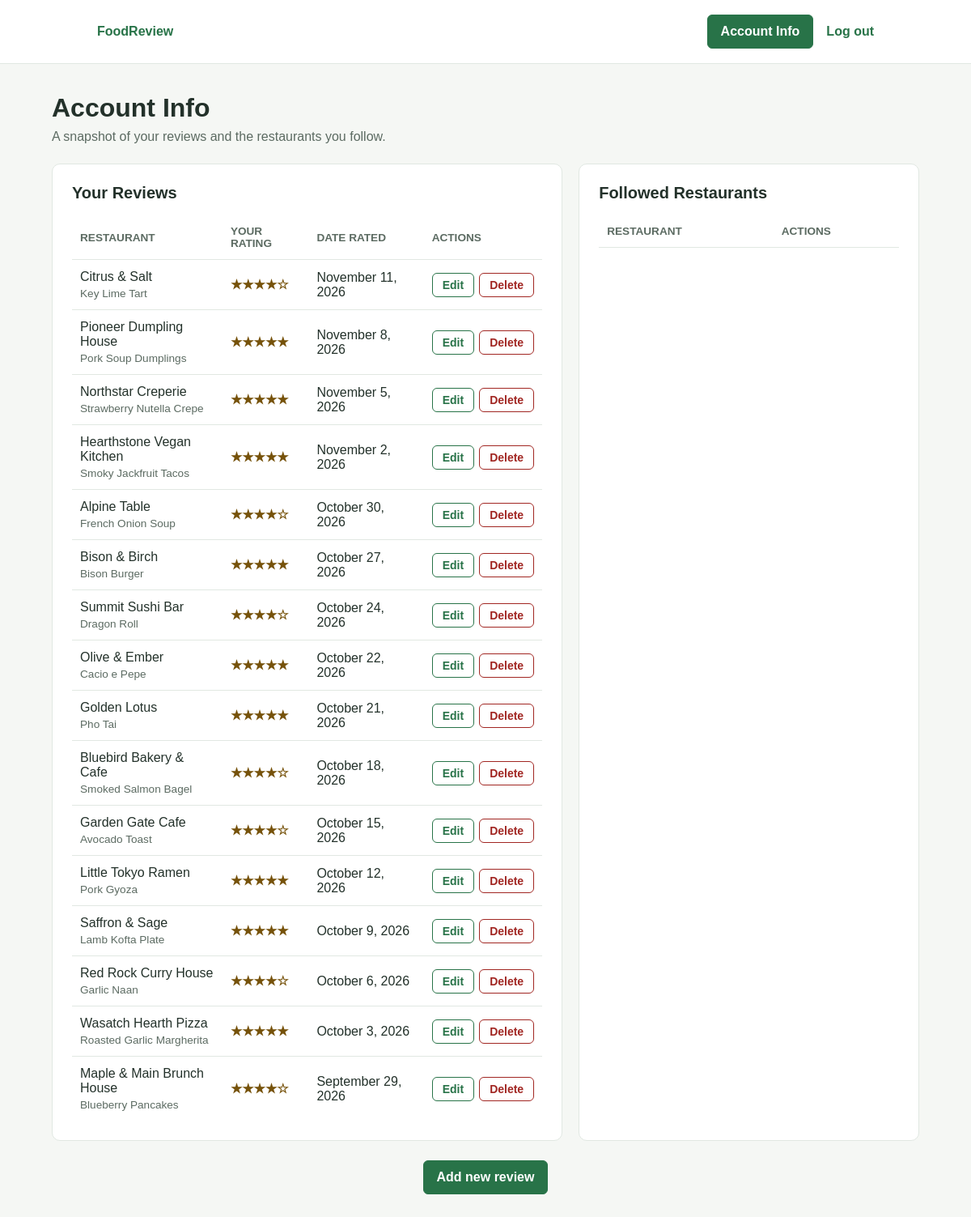
The page /account-info.php (signed in) on the database its author committed.
### tables this page shows
CREATE TABLE review (
    review_id INTEGER PRIMARY KEY,
    user_id INTEGER NOT NULL,
    food_item_id INTEGER NOT NULL,
    rating INTEGER NOT NULL CHECK (rating BETWEEN 1 AND 5),
    comment TEXT,
    created_at TIMESTAMP NOT NULL DEFAULT CURRENT_TIMESTAMP,
    updated_at TIMESTAMP NOT NULL DEFAULT CURRENT_TIMESTAMP,
    FOREIGN KEY (user_id) REFERENCES users (user_id),
    FOREIGN KEY (food_item_id) REFERENCES food_item (food_item_id)
);

CREATE TABLE restaurants (
    restaurant_id INTEGER PRIMARY KEY,
    owner_user_id INTEGER NOT NULL,
    name VARCHAR(255) NOT NULL,
    cuisine_type VARCHAR(100) NOT NULL,
    price_range VARCHAR(50) NOT NULL CHECK (price_range IN ('$', '$$', '$$$', '$$$$')),
    address VARCHAR(255) NOT NULL,
    city VARCHAR(100) NOT NULL,
    phone VARCHAR(30) NOT NULL,
    avg_rating DECIMAL(3, 2),
    created_at TIMESTAMP NOT NULL DEFAULT CURRENT_TIMESTAMP,
    FOREIGN KEY (owner_user_id) REFERENCES users (user_id)
);

CREATE TABLE food_item (
    food_item_id INTEGER PRIMARY KEY,
    restaurant_id INTEGER NOT NULL,
    name VARCHAR(255) NOT NULL,
    description TEXT,
    price DECIMAL(10, 2) NOT NULL,
    category VARCHAR(100) NOT NULL,
    FOREIGN KEY (restaurant_id) REFERENCES restaurants (restaurant_id)
);

### includes/auth.php (called while the page is built, shortened)
<?php
require_once __DIR__ . '/db.php';
function currentUser(): ?array
{
    return $_SESSION['user'] ?? null;
}
    ?>

### includes/db.php (called while the page is built, shortened)
<?php
function db(): PDO
{
    static $pdo = null;
    if ($pdo === null) {
        $path = __DIR__ . '/../database/restaurants.db';
        $pdo = new PDO('sqlite:' . $path);
        $pdo->setAttribute(PDO::ATTR_ERRMODE, PDO::ERRMODE_EXCEPTION);
        $pdo->setAttribute(PDO::ATTR_DEFAULT_FETCH_MODE, PDO::FETCH_ASSOC);
        $pdo->exec('PRAGMA foreign_keys = ON');
    }
    return $pdo;
}

### includes/reviews.php (called while the page is built, shortened)
<?php
require_once __DIR__ . '/db.php';
function getReviewsByUser(int $userId): array
{
    $statement = db()->prepare(REVIEW_SELECT . ' WHERE v.user_id = ? ORDER BY v.created_at DESC');
    $statement->execute([$userId]);
    return $statement->fetchAll();
}
function formatReviewDate(string $timestamp): string
{
    return date('F j, Y', strtotime($timestamp));
}

### includes/restaurants.php (called while the page is built, shortened)
<?php
require_once __DIR__ . '/db.php';
function ratingStars($rating): string
{
    $fullStars = max(0, min(5, (int) round((float) $rating)));
    return str_repeat('★', $fullStars) . str_repeat('☆', 5 - $fullStars);
}

### account-info.php (the view, shortened to what this page needs)
<?php
require_once 'includes/auth.php';
require_once 'includes/restaurants.php';
require_once 'includes/reviews.php';
$currentUserId = currentUser()['id'];
$userReviews = getReviewsByUser($currentUserId);
?>
<!DOCTYPE html>
<html lang="en">
<head>
    <link rel="stylesheet" href="css/styles.css">
</head>
<body>
    <?php require_once 'includes/header.php'; ?>
    <main class="wide">
        <h1>Account Info</h1>
        <p class="intro">A snapshot of your reviews and the restaurants you follow.</p>
        <div class="account-grid">
            <section class="account-section" aria-labelledby="reviews-heading">
                <h2 id="reviews-heading">Your Reviews</h2>
                <div class="table-wrap">
                    <table class="data-table">
                        <thead>
                            <tr>
                                <th scope="col">Restaurant</th>
                                <th scope="col">Your Rating</th>
                                <th scope="col">Date Rated</th>
                                <th scope="col">Actions</th>
                            </tr>
                        </thead>
                        <tbody>
                            <?php foreach ($userReviews as $review): ?>
                                <tr>
                                    <td>
                                        <?= htmlspecialchars($review['restaurant_name'], ENT_QUOTES, 'UTF-8') ?>
                                        <span class="cell-note"><?= htmlspecialchars($review['food_item'], ENT_QUOTES, 'UTF-8') ?></span>
                                    </td>
                                    <td class="rating" aria-label="Rated <?= (int) $review['rating'] ?> out of 5"><?= ratingStars($review['rating']) ?></td>
                                    <td><?= formatReviewDate($review['created_at']) ?></td>
                                    <td>
                                        <div class="table-actions">
                                            <a class="secondary-button button-small" href="review-edit.php?id=<?= (int) $review['id'] ?>">Edit</a>
                                            <button class="danger-button button-small" type="button">Delete</button>
                                        </div>
                                    </td>
                                </tr>
                            <?php endforeach; ?>
                        </tbody>
                    </table>
                </div>
            </section>
            <section class="account-section" aria-labelledby="followed-heading">
                <h2 id="followed-heading">Followed Restaurants</h2>
                <div class="table-wrap">
                    <table class="data-table">
                        <thead>
                            <tr>
                                <th scope="col">Restaurant</th>
                                <th scope="col">Actions</th>
                            </tr>
                        </thead>
                    </table>
                </div>
            </section>
        </div>
        <div class="center-action">
            <a class="details-button" href="restaurant-list.php">Add new review</a>
        </div>
    </main>
</body>
</html>

### css/styles.css (style rules this page uses)
* { box-sizing: border-box; }
body { background: #f5f7f4; color: #23312a; font-family: Arial, sans-serif; margin: 0; }
main { margin: 0 auto; max-width: 960px; padding: 36px 24px; }
main.wide { max-width: 1120px; }
h1 { margin: 0 0 8px; }
.intro { color: #5c6b62; margin: 0 0 24px; }
.details-button, .account-button, .follow-button, .secondary-button, .danger-button { border: 1px solid transparent; border-radius: 6px; cursor: pointer; display: inline-block; font: inherit; font-weight: 600; padding: 11px 16px; text-align: center; text-decoration: none; }
.details-button, .account-button, .follow-button { background: #287348; border-color: #287348; color: #fff; }
.secondary-button { background: #fff; border-color: #287348; color: #287348; }
.danger-button { background: #fff; border-color: #a12622; color: #a12622; }
.button-small { font-size: 0.875rem; padding: 6px 12px; }
.rating { color: #76520a; font-weight: 600; }
.account-grid { display: grid; gap: 20px; grid-template-columns: 3fr 2fr; }
.account-section { background: #fff; border: 1px solid #e1e8e2; border-radius: 10px; padding: 24px; }
.account-section > h2 { font-size: 1.25rem; margin: 0 0 16px; }
.table-wrap { overflow-x: auto; }
.data-table { border-collapse: collapse; width: 100%; }
.data-table th, .data-table td { border-bottom: 1px solid #e1e8e2; padding: 12px 10px; text-align: left; vertical-align: middle; }
.data-table th { color: #5c6b62; font-size: 0.85rem; text-transform: uppercase; }
.data-table tbody tr:last-child td { border-bottom: 0; }
.data-table td.rating { white-space: nowrap; }
.cell-note { color: #5c6b62; display: block; font-size: 0.85rem; margin-top: 4px; }
.table-actions { display: flex; gap: 6px; }
.center-action { margin-top: 24px; text-align: center; }

### rows shown on the page
review: restaurants.name "Citrus & Salt", food_item.name "Key Lime Tart", rating "★★★★☆", created_at "November 11, 2026"
review: restaurants.name "Pioneer Dumpling House", food_item.name "Pork Soup Dumplings", rating "★★★★★", created_at "November 8, 2026"
review: restaurants.name "Northstar Creperie", food_item.name "Strawberry Nutella Crepe", rating "★★★★★", created_at "November 5, 2026"
review: restaurants.name "Hearthstone Vegan Kitchen", food_item.name "Smoky Jackfruit Tacos", rating "★★★★★", created_at "November 2, 2026"
review: restaurants.name "Alpine Table", food_item.name "French Onion Soup", rating "★★★★☆", created_at "October 30, 2026"
review: restaurants.name "Bison & Birch", food_item.name "Bison Burger", rating "★★★★★", created_at "October 27, 2026"
review: restaurants.name "Summit Sushi Bar", food_item.name "Dragon Roll", rating "★★★★☆", created_at "October 24, 2026"
review: restaurants.name "Olive & Ember", food_item.name "Cacio e Pepe", rating "★★★★★", created_at "October 22, 2026"
review: restaurants.name "Golden Lotus", food_item.name "Pho Tai", rating "★★★★★", created_at "October 21, 2026"
review: restaurants.name "Bluebird Bakery & Cafe", food_item.name "Smoked Salmon Bagel", rating "★★★★☆", created_at "October 18, 2026"
review: restaurants.name "Garden Gate Cafe", food_item.name "Avocado Toast", rating "★★★★☆", created_at "October 15, 2026"
review: restaurants.name "Little Tokyo Ramen", food_item.name "Pork Gyoza", rating "★★★★★", created_at "October 12, 2026"
review: restaurants.name "Saffron & Sage", food_item.name "Lamb Kofta Plate", rating "★★★★★", created_at "October 9, 2026"
review: restaurants.name "Red Rock Curry House", food_item.name "Garlic Naan", rating "★★★★☆", created_at "October 6, 2026"
review: restaurants.name "Wasatch Hearth Pizza", food_item.name "Roasted Garlic Margherita", rating "★★★★★", created_at "October 3, 2026"
review: restaurants.name "Maple & Main Brunch House", food_item.name "Blueberry Pancakes", rating "★★★★☆", created_at "September 29, 2026"
